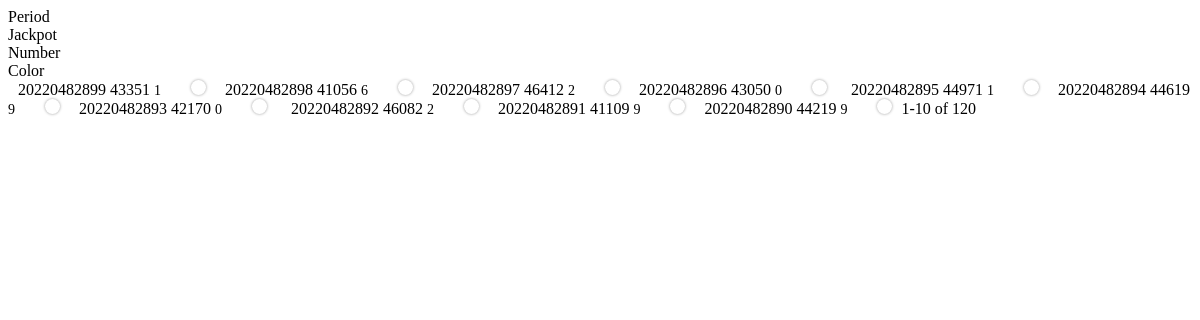
The page /emredansrec.php (signed in) on the database its author committed.
### tables this page shows
CREATE TABLE `emredbetrec` (
  `id` int(11) NOT NULL,
  `period` bigint(20) NOT NULL,
  `ans` varchar(11) NOT NULL,
  `num` varchar(20) NOT NULL,
  `clo` tinytext NOT NULL,
  `res1` varchar(211) NOT NULL,
  `time` datetime NOT NULL DEFAULT current_timestamp()
);

### emredansrec.php (the view, shortened to what this page needs)
<?php
 require_once "config.php";
$query =  "SELECT * FROM emredbetrec ORDER BY id DESC";
$result = mysqli_query($conn, $query);
$dataRow = "";
$number_of_result = mysqli_num_rows($result);
$results_per_page = 10;
$number_of_page = ceil ($number_of_result / $results_per_page);
if (!isset ($_GET['spage']) ) {
    $spage = 1;
} else {
    $spage = $_GET['spage'];
}
$page_first_result = ($spage-1) * $results_per_page;
$query = "SELECT *FROM emredbetrec ORDER BY id DESC LIMIT " . $page_first_result . ',' . $results_per_page;
$result = mysqli_query($conn, $query);
while ($row2 = mysqli_fetch_array($result)) {
    if($row2[5]!=""){
        $vio=" <uni-view data-v-91f724d0='' class='round bg-purple' style='margin-right: 5px; width: 15px; height: 15px;'></uni-view>";
    } else {
        $vio="";
    }
    $dataRow = $dataRow."
    <uni-view data-v-91f724d0=''>
    <uni-view data-v-91f724d0='' class=''>
        <uni-view data-v-91f724d0='' class='flex justify-between padding-xl solid-top'>
            <uni-view data-v-91f724d0='' style='margin-left: 10px;'>$row2[1]
            </uni-view>
            <uni-view data-v-91f724d0='' style='width: 157px; text-align: center;'>$row2[3]
            </uni-view>
            <uni-view data-v-91f724d0='' class='text-$row2[4]' style='font-size: 14px; margin-right: 26px; width: 52px; text-align: center;'>
                $row2[2]</uni-view>
            <uni-view data-v-91f724d0='' class='flex justify-center' style='width: 94px;'>
                <uni-view data-v-91f724d0='' class='round GS bg-$row2[4]' style='margin-right: 5px; width: 15px; height: 15px;'></uni-view>
                $vio
            </uni-view>
        </uni-view>
    </uni-view>
</uni-view>
<style>.GS, .RS, .VS, .VRS, .VGS, .NS {
    color: white;
    text-align: center;
    border-radius: 50%;
    width: 14px;
    display: inline-block;
    line-height: 14px;
    height: 14px;
    box-shadow: rgb(0 0 0 / 40%) 0px 0px 3px;
}
</style>
";
}
    echo  '
   <uni-view data-v-91f724d0="" class="my-record-view bg-white shadow">
        <uni-view data-v-91f724d0="">
                <div data-v-c74f4bba="" class="GameRecord__C-head"><div data-v-c74f4bba="" class="van-row">
    <div data-v-c74f4bba="" class="van-col van-col--8">Period</div><div data-v-c74f4bba="" class="van-col van-col--5">Jackpot</div><div data-v-c74f4bba="" class="van-col van-col--5">Number</div>
<div data-v-c74f4bba="" class="van-col van-col--6">Color</div></div></div>
        </uni-view>
'. $dataRow.'';
              if ( $spage ==1 ) {
    echo'  <uni-view data-v-91f724d0="" class="padding bg-white my-textsize solid-top" style="height: 52px;">
        <uni-view data-v-91f724d0="" class="my-lottery-info">
            <uni-text data-v-91f724d0="" class="my-textsize my-space-x"><span>'.(1+($spage-1)*10).'-'.($spage*10).' of
                    '.$number_of_page.'</span></uni-text>
                    <a href="#">
            <uni-button data-v-91f724d0="" class="cu-btn cuIcon  sm round my-space-x" data-type="down">
                <uni-text data-v-91f724d0="" class="cuIcon-back"><span></span></uni-text>
            </uni-button></a>
            <a href="/win?spage='.($spage+1).'">
            <uni-button data-v-91f724d0="" class="cu-btn cuIcon  sm round " data-type="up">
                <uni-text data-v-91f724d0="" class="cuIcon-right"><span></span></uni-text>
            </uni-button></a>
        </uni-view>
    </uni-view>
</uni-view>';
}
?>

### emredansrec.php (style rules this page uses)
.GS, .RS, .VS, .VRS, .VGS, .NS { color: white; text-align: center; border-radius: 50%; width: 14px; display: inline-block; line-height: 14px; height: 14px; box-shadow: rgb(0 0 0 / 40%) 0px 0px 3px; }

### rows shown on the page
emredbetrec: period "20220482899", num "43351", ans "1"
emredbetrec: period "20220482898", num "41056", ans "6"
emredbetrec: period "20220482897", num "46412", ans "2"
emredbetrec: period "20220482896", num "43050", ans "0"
emredbetrec: period "20220482895", num "44971", ans "1"
emredbetrec: period "20220482894", num "44619", ans "9"
emredbetrec: period "20220482893", num "42170", ans "0"
emredbetrec: period "20220482892", num "46082", ans "2"
emredbetrec: period "20220482891", num "41109", ans "9"
emredbetrec: period "20220482890", num "44219", ans "9"

### other values the page prints
1+($spage-1)*10 "1"
$spage*10 "10"
$number_of_page "120"
